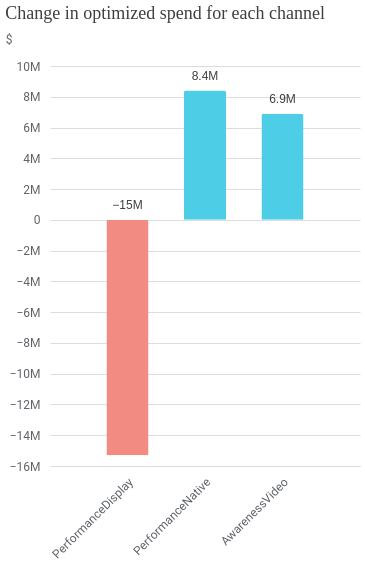

Here is the notebook cell this chart was saved with:
### Code cell
# Run Fixed Budget Optimization
budget_optimizer = optimizer.BudgetOptimizer(analyzer=analyzer_full_funnel)
fixed_optimizer = budget_optimizer.optimize()

# Plot Incremental Outcome Delta
fixed_optimizer.plot_spend_delta()

### Figure 1 — Vega-Lite specification as saved in the notebook (floating-point values rounded to 4 significant figures)
{"config": {"view": {"continuousWidth": 300, "continuousHeight": 300, "stroke": null}, "axis": {"labelColor": "#5F6368", "labelFont": "Roboto", "labelFontSize": 12, "titleColor": "#5F6368", "titleFont": "Roboto", "titleFontSize": 12, "titleFontWeight": "normal"}}, "layer": [{"mark": {"type": "bar", "cornerRadiusEnd": 2, "size": 42, "tooltip": true}, "encoding": {"color": {"condition": {"test": "(datum.spend > 0)", "value": "#4ECDE6"}, "value": "#F28B82"}, "x": {"axis": {"domainColor": "#DADCE0", "labelAngle": -45, "labelPadding": 10, "ticks": false, "title": null}, "field": "channel", "scale": {"padding": 42}, "sort": null, "type": "nominal"}, "y": {"axis": {"domain": false, "domainColor": "#DADCE0", "labelExpr": "replace(format(datum.value, '.3~s'), 'G', 'B')", "labelPadding": 10, "ticks": false, "title": "$", "titleAlign": "left", "titleAngle": 0, "titleY": -20}, "field": "spend", "type": "quantitative"}}, "transform": [{"calculate": "replace(format(datum.spend, '.2~s'), 'G', 'B')", "as": "text_value"}, {"calculate": "datum.spend < 0 ? 0 : datum.spend", "as": "text_pos"}]}, {"mark": {"type": "text", "baseline": "top", "color": "#3C4043", "dy": -20, "fontSize": 12}, "encoding": {"text": {"field": "text_value", "type": "nominal"}, "x": {"axis": {"domainColor": "#DADCE0", "labelAngle": -45, "labelPadding": 10, "ticks": false, "title": null}, "field": "channel", "scale": {"padding": 42}, "sort": null, "type": "nominal"}, "y": {"field": "text_pos", "type": "quantitative"}}, "transform": [{"calculate": "replace(format(datum.spend, '.2~s'), 'G', 'B')", "as": "text_value"}, {"calculate": "datum.spend < 0 ? 0 : datum.spend", "as": "text_pos"}]}], "data": {"name": "data-c663b79763781545eb4c33a55e37f9a7"}, "height": 400, "title": {"text": "Change in optimized spend for each channel", "anchor": "start", "color": "#3C4043", "font": "Google Sans Display", "fontSize": 18, "fontWeight": "normal", "offset": 10}, "width": 310, "$schema": "https://vega.github.io/schema/vega-lite/v5.20.1.json", "datasets": {"data-c663b79763781545eb4c33a55e37f9a7": [{"channel": "PerformanceDisplay", "spend": -15300000.0}, {"channel": "PerformanceNative", "spend": 8400000.0}, {"channel": "AwarenessVideo", "spend": 6900000.0}]}}
